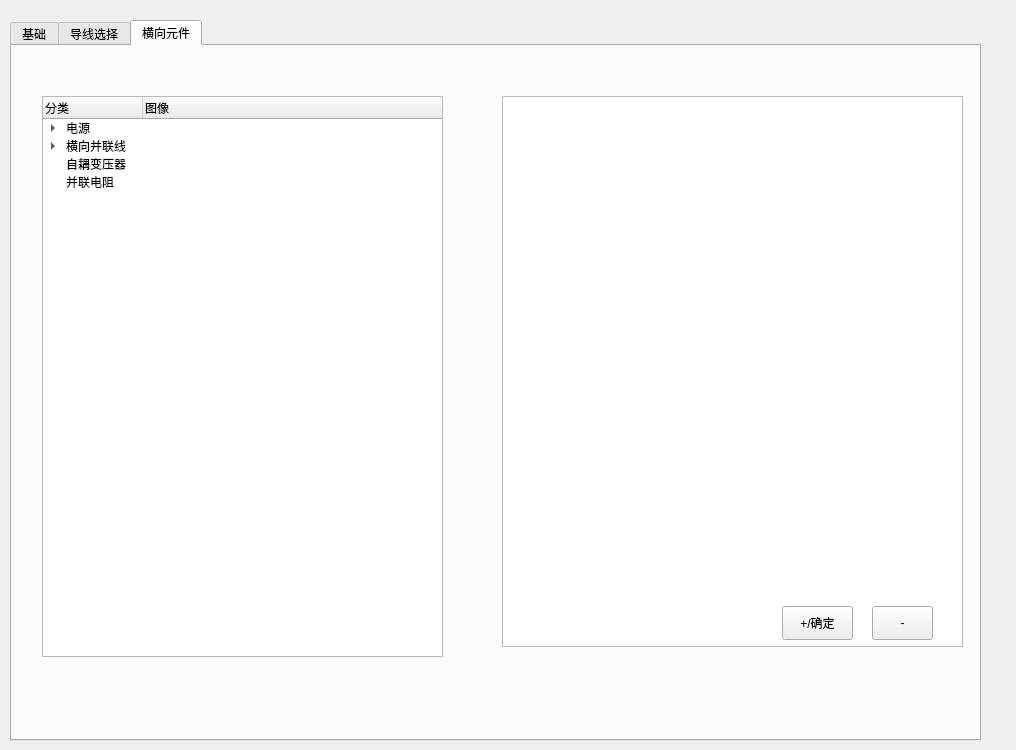
<?xml version="1.0" encoding="UTF-8"?>
<ui version="4.0">
 <class>Form</class>
 <widget class="QWidget" name="Form">
  <property name="geometry">
   <rect>
    <x>0</x>
    <y>0</y>
    <width>1016</width>
    <height>750</height>
   </rect>
  </property>
  <property name="windowTitle">
   <string>结构配置</string>
  </property>
  <widget class="QTabWidget" name="tabWidget">
   <property name="geometry">
    <rect>
     <x>10</x>
     <y>20</y>
     <width>971</width>
     <height>721</height>
    </rect>
   </property>
   <property name="currentIndex">
    <number>2</number>
   </property>
   <widget class="QWidget" name="tab">
    <attribute name="title">
     <string>基础</string>
    </attribute>
    <widget class="QGroupBox" name="groupBox_2">
     <property name="geometry">
      <rect>
       <x>30</x>
       <y>320</y>
       <width>881</width>
       <height>300</height>
      </rect>
     </property>
     <property name="title">
      <string>大地导电率</string>
     </property>
     <widget class="QWidget" name="layoutWidget">
      <property name="geometry">
       <rect>
        <x>60</x>
        <y>130</y>
        <width>442</width>
        <height>79</height>
       </rect>
      </property>
      <layout class="QGridLayout" name="gridLayout_4">
       <item row="0" column="1" rowspan="2">
        <layout class="QGridLayout" name="gridLayout">
         <item row="3" column="0">
          <widget class="QLabel" name="label_6">
           <property name="text">
            <string>1/(Ω·cm)</string>
           </property>
          </widget>
         </item>
         <item row="2" column="0">
          <widget class="QLabel" name="label_3">
           <property name="text">
            <string>1/(Ω·cm)</string>
           </property>
          </widget>
         </item>
        </layout>
       </item>
       <item row="0" column="0" rowspan="2">
        <layout class="QGridLayout" name="gridLayout_3">
         <item row="0" column="0">
          <widget class="QRadioButton" name="radioButton_4">
           <property name="font">
            <font>
             <family>Arial</family>
             <pointsize>12</pointsize>
             <weight>75</weight>
             <bold>true</bold>
            </font>
           </property>
           <property name="text">
            <string>土壤类型</string>
           </property>
          </widget>
         </item>
         <item row="0" column="1">
          <widget class="QComboBox" name="comboBox_rou">
           <property name="enabled">
            <bool>true</bool>
           </property>
           <property name="minimumSize">
            <size>
             <width>200</width>
             <height>0</height>
            </size>
           </property>
           <property name="acceptDrops">
            <bool>false</bool>
           </property>
           <property name="toolTip">
            <string/>
           </property>
           <property name="toolTipDuration">
            <number>0</number>
           </property>
           <property name="statusTip">
            <string>选择地质情况</string>
           </property>
           <property name="whatsThis">
            <string>选择地质情况</string>
           </property>
           <property name="editable">
            <bool>true</bool>
           </property>
           <property name="currentText">
            <string/>
           </property>
           <property name="currentIndex">
            <number>-1</number>
           </property>
          </widget>
         </item>
         <item row="1" column="0">
          <widget class="QRadioButton" name="radioButton_5">
           <property name="font">
            <font>
             <family>Arial</family>
             <pointsize>12</pointsize>
             <weight>75</weight>
             <bold>true</bold>
            </font>
           </property>
           <property name="text">
            <string>自定义</string>
           </property>
          </widget>
         </item>
         <item row="1" column="1">
          <widget class="QLineEdit" name="lineEdit_rou">
           <property name="enabled">
            <bool>true</bool>
           </property>
           <property name="minimumSize">
            <size>
             <width>180</width>
             <height>0</height>
            </size>
           </property>
           <property name="acceptDrops">
            <bool>false</bool>
           </property>
           <property name="toolTip">
            <string/>
           </property>
           <property name="text">
            <string>自定义导电率</string>
           </property>
          </widget>
         </item>
        </layout>
       </item>
      </layout>
     </widget>
     <widget class="QLabel" name="label_2">
      <property name="geometry">
       <rect>
        <x>100</x>
        <y>40</y>
        <width>91</width>
        <height>21</height>
       </rect>
      </property>
      <property name="font">
       <font>
        <family>Arial</family>
        <pointsize>12</pointsize>
        <weight>75</weight>
        <bold>true</bold>
       </font>
      </property>
      <property name="text">
       <string>区段</string>
      </property>
     </widget>
     <widget class="QLineEdit" name="lineEdit_init">
      <property name="geometry">
       <rect>
        <x>210</x>
        <y>40</y>
        <width>61</width>
        <height>25</height>
       </rect>
      </property>
     </widget>
     <widget class="QLabel" name="label_7">
      <property name="geometry">
       <rect>
        <x>290</x>
        <y>40</y>
        <width>41</width>
        <height>21</height>
       </rect>
      </property>
      <property name="text">
       <string>m  -</string>
      </property>
     </widget>
     <widget class="QLineEdit" name="lineEdit_end">
      <property name="geometry">
       <rect>
        <x>340</x>
        <y>40</y>
        <width>61</width>
        <height>25</height>
       </rect>
      </property>
     </widget>
     <widget class="QLabel" name="label_9">
      <property name="geometry">
       <rect>
        <x>420</x>
        <y>40</y>
        <width>16</width>
        <height>18</height>
       </rect>
      </property>
      <property name="text">
       <string>m</string>
      </property>
     </widget>
     <widget class="QTableView" name="tableView_rou">
      <property name="geometry">
       <rect>
        <x>530</x>
        <y>30</y>
        <width>331</width>
        <height>211</height>
       </rect>
      </property>
     </widget>
     <widget class="QPushButton" name="pushButton_addrou">
      <property name="geometry">
       <rect>
        <x>470</x>
        <y>250</y>
        <width>31</width>
        <height>21</height>
       </rect>
      </property>
      <property name="text">
       <string>+</string>
      </property>
     </widget>
     <widget class="QPushButton" name="pushButton_delrou">
      <property name="geometry">
       <rect>
        <x>830</x>
        <y>250</y>
        <width>31</width>
        <height>21</height>
       </rect>
      </property>
      <property name="text">
       <string>-</string>
      </property>
     </widget>
    </widget>
    <widget class="QGroupBox" name="groupBox_3">
     <property name="geometry">
      <rect>
       <x>30</x>
       <y>60</y>
       <width>881</width>
       <height>200</height>
      </rect>
     </property>
     <property name="title">
      <string>供电臂</string>
     </property>
     <widget class="QLabel" name="label">
      <property name="geometry">
       <rect>
        <x>60</x>
        <y>50</y>
        <width>141</width>
        <height>31</height>
       </rect>
      </property>
      <property name="font">
       <font>
        <family>Arial</family>
        <pointsize>12</pointsize>
        <weight>75</weight>
        <bold>true</bold>
       </font>
      </property>
      <property name="text">
       <string>供电臂长度</string>
      </property>
     </widget>
     <widget class="QLineEdit" name="lineEdit_sectionlength">
      <property name="geometry">
       <rect>
        <x>220</x>
        <y>50</y>
        <width>200</width>
        <height>25</height>
       </rect>
      </property>
      <property name="text">
       <string>请填写供电臂长度</string>
      </property>
     </widget>
     <widget class="QLabel" name="label_5">
      <property name="geometry">
       <rect>
        <x>430</x>
        <y>50</y>
        <width>21</width>
        <height>18</height>
       </rect>
      </property>
      <property name="text">
       <string>km</string>
      </property>
     </widget>
     <widget class="QLabel" name="label_4">
      <property name="geometry">
       <rect>
        <x>60</x>
        <y>110</y>
        <width>151</width>
        <height>31</height>
       </rect>
      </property>
      <property name="font">
       <font>
        <family>Arial</family>
        <pointsize>12</pointsize>
        <weight>75</weight>
        <bold>true</bold>
       </font>
      </property>
      <property name="text">
       <string>基本分段长度</string>
      </property>
     </widget>
     <widget class="QLineEdit" name="lineEdit_deltalength">
      <property name="geometry">
       <rect>
        <x>220</x>
        <y>110</y>
        <width>200</width>
        <height>25</height>
       </rect>
      </property>
      <property name="text">
       <string>请填写基本分段长度</string>
      </property>
     </widget>
     <widget class="QLabel" name="label_8">
      <property name="geometry">
       <rect>
        <x>430</x>
        <y>110</y>
        <width>21</width>
        <height>18</height>
       </rect>
      </property>
      <property name="text">
       <string>km</string>
      </property>
     </widget>
    </widget>
    <widget class="QPushButton" name="pushButton_save1">
     <property name="geometry">
      <rect>
       <x>800</x>
       <y>640</y>
       <width>112</width>
       <height>34</height>
      </rect>
     </property>
     <property name="text">
      <string>保存</string>
     </property>
    </widget>
   </widget>
   <widget class="QWidget" name="tab_2">
    <attribute name="title">
     <string>导线选择</string>
    </attribute>
    <widget class="QTableView" name="tableView">
     <property name="geometry">
      <rect>
       <x>40</x>
       <y>30</y>
       <width>441</width>
       <height>601</height>
      </rect>
     </property>
    </widget>
    <widget class="QPushButton" name="pushButton_save2">
     <property name="geometry">
      <rect>
       <x>370</x>
       <y>640</y>
       <width>112</width>
       <height>34</height>
      </rect>
     </property>
     <property name="text">
      <string>保存</string>
     </property>
    </widget>
    <widget class="QPushButton" name="pushButton_check">
     <property name="geometry">
      <rect>
       <x>0</x>
       <y>170</y>
       <width>31</width>
       <height>111</height>
      </rect>
     </property>
     <property name="text">
      <string>查
看
参
数</string>
     </property>
    </widget>
   </widget>
   <widget class="QWidget" name="tab_3">
    <attribute name="title">
     <string>横向元件</string>
    </attribute>
    <widget class="QTreeWidget" name="treeWidget">
     <property name="geometry">
      <rect>
       <x>30</x>
       <y>50</y>
       <width>401</width>
       <height>561</height>
      </rect>
     </property>
     <column>
      <property name="text">
       <string>分类</string>
      </property>
     </column>
     <column>
      <property name="text">
       <string>图像</string>
      </property>
     </column>
     <item>
      <property name="text">
       <string>电源</string>
      </property>
      <property name="text">
       <string/>
      </property>
      <item>
       <property name="text">
        <string>牵引变压器</string>
       </property>
       <property name="text">
        <string/>
       </property>
       <property name="icon">
        <iconset>
         <normaloff>C:/Users/ZhuMing/.designer/backup/test.svg</normaloff>C:/Users/ZhuMing/.designer/backup/test.svg</iconset>
       </property>
      </item>
     </item>
     <item>
      <property name="text">
       <string>横向并联线</string>
      </property>
      <item>
       <property name="text">
        <string>上下行并联线</string>
       </property>
      </item>
      <item>
       <property name="text">
        <string>保护线pw1-钢轨ra1</string>
       </property>
      </item>
      <item>
       <property name="text">
        <string>综合地线e1-钢轨ra1</string>
       </property>
      </item>
      <item>
       <property name="text">
        <string>保护线pw2-钢轨ra3</string>
       </property>
      </item>
      <item>
       <property name="text">
        <string>综合地线e2-钢轨ra3</string>
       </property>
      </item>
      <item>
       <property name="text">
        <string>钢轨ra1-大地g</string>
       </property>
      </item>
      <item>
       <property name="text">
        <string>钢轨ra3-大地g</string>
       </property>
      </item>
      <item>
       <property name="text">
        <string>综合地线e1-大地g</string>
       </property>
      </item>
      <item>
       <property name="text">
        <string>综合地线e2-大地g</string>
       </property>
       <property name="text">
        <string/>
       </property>
      </item>
     </item>
     <item>
      <property name="text">
       <string>自耦变压器</string>
      </property>
     </item>
     <item>
      <property name="text">
       <string>并联电阻</string>
      </property>
     </item>
    </widget>
    <widget class="QTableView" name="tableView_element">
     <property name="geometry">
      <rect>
       <x>490</x>
       <y>50</y>
       <width>461</width>
       <height>551</height>
      </rect>
     </property>
    </widget>
    <widget class="QPushButton" name="pushButton_del">
     <property name="geometry">
      <rect>
       <x>860</x>
       <y>560</y>
       <width>61</width>
       <height>34</height>
      </rect>
     </property>
     <property name="text">
      <string>-</string>
     </property>
    </widget>
    <widget class="QPushButton" name="pushButton_add">
     <property name="geometry">
      <rect>
       <x>770</x>
       <y>560</y>
       <width>71</width>
       <height>34</height>
      </rect>
     </property>
     <property name="text">
      <string>+/确定</string>
     </property>
    </widget>
   </widget>
  </widget>
 </widget>
 <resources/>
 <connections/>
</ui>
